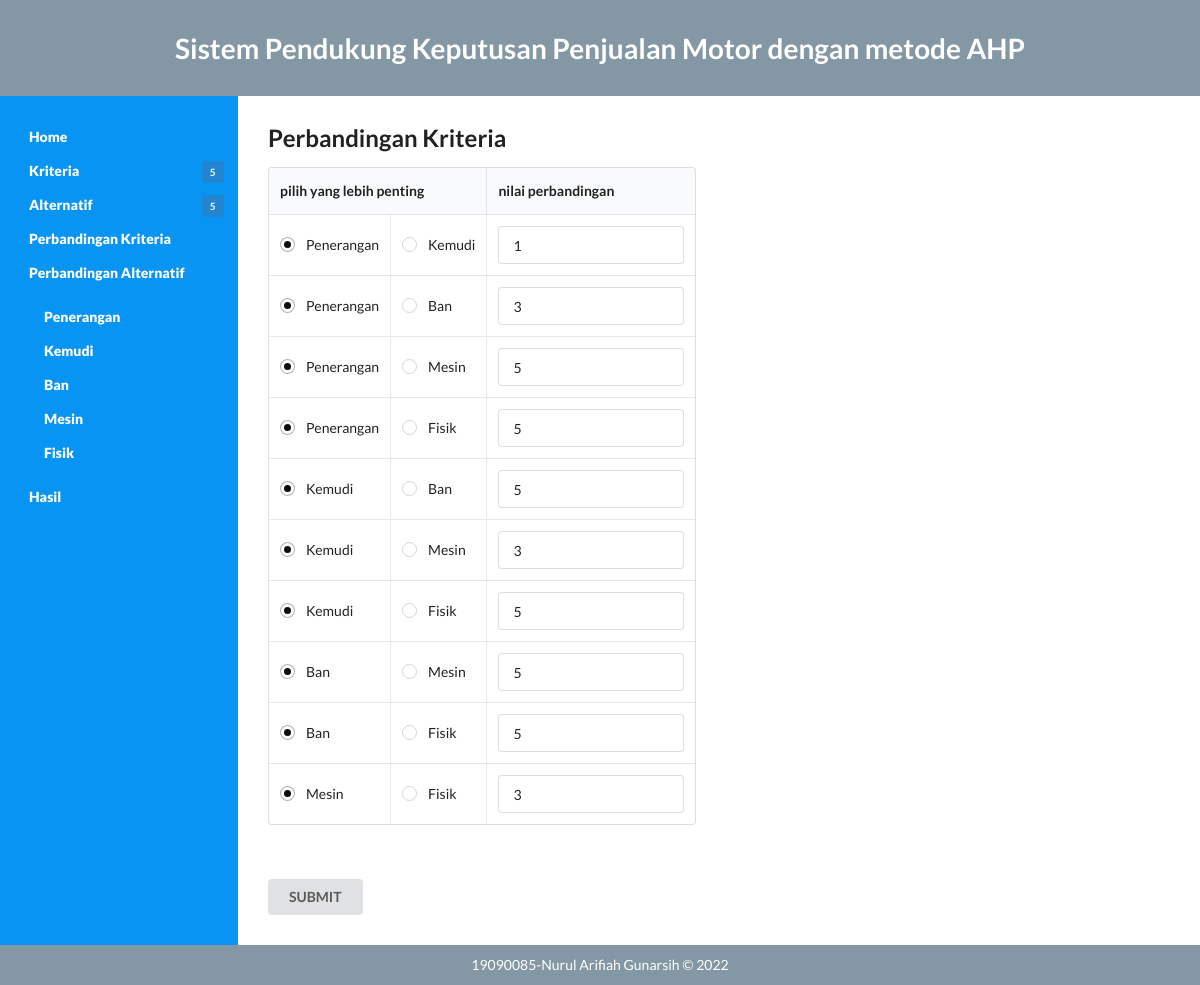
Page /bobot_kriteria.php on the committed database.
### tables this page shows
CREATE TABLE `perbandingan_kriteria` (
  `id` int(11) NOT NULL,
  `kriteria1` int(11) NOT NULL,
  `kriteria2` int(11) NOT NULL,
  `nilai` float NOT NULL
);

### config.php (called while the page is built, shortened)
<?php
	$database = 'ahp';
?>

### fungsi.php (the view, shortened to what this page needs)
<?php
function getKriteriaID($no_urut) {
	include('config.php');
	$query  = "SELECT id FROM kriteria ORDER BY id";
	$result = mysqli_query($koneksi, $query);
	while ($row = mysqli_fetch_array($result)) {
		$listID[] = $row['id'];
	}
	return $listID[($no_urut)];
}
function getKriteriaNama($no_urut) {
	include('config.php');
	$query  = "SELECT nama FROM kriteria ORDER BY id";
	$result = mysqli_query($koneksi, $query);
	while ($row = mysqli_fetch_array($result)) {
		$nama[] = $row['nama'];
	}
	return $nama[($no_urut)];
}
function getJumlahAlternatif() {
	include('config.php');
	$query  = "SELECT count(*) FROM alternatif";
	$result = mysqli_query($koneksi, $query);
	while ($row = mysqli_fetch_array($result)) {
		$jmlData = $row[0];
	}
	return $jmlData;
}
function getJumlahKriteria() {
	include('config.php');
	$query  = "SELECT count(*) FROM kriteria";
	$result = mysqli_query($koneksi, $query);
	while ($row = mysqli_fetch_array($result)) {
		$jmlData = $row[0];
	}
	return $jmlData;
}
function getNilaiPerbandinganKriteria($kriteria1,$kriteria2) {
	include('config.php');
	$id_kriteria1 = getKriteriaID($kriteria1);
	$id_kriteria2 = getKriteriaID($kriteria2);
	$query  = "SELECT nilai FROM perbandingan_kriteria WHERE kriteria1 = $id_kriteria1 AND kriteria2 = $id_kriteria2";
	$result = mysqli_query($koneksi, $query);
	if (mysqli_num_rows($result)==0) {
		$nilai = 1;
	} else {
		while ($row = mysqli_fetch_array($result)) {
			$nilai = $row['nilai'];
		}
	}
	return $nilai;
}
function showTabelPerbandingan($jenis,$kriteria) {
	include('config.php');
	if ($kriteria == 'kriteria') {
		$n = getJumlahKriteria();
	} else {
		$n = getJumlahAlternatif();
	}
	$query = "SELECT nama FROM $kriteria ORDER BY id";
	$result	= mysqli_query($koneksi, $query);
	while ($row = mysqli_fetch_array($result)) {
		$pilihan[] = $row['nama'];
	}
	?>
	<form class="ui form" action="proses.php" method="post">
	<table class="ui celled selectable collapsing table">
		<thead>
			<tr>
				<th colspan="2">pilih yang lebih penting</th>
				<th>nilai perbandingan</th>
			</tr>
		</thead>
		<tbody>
	<?php
	$urut = 0;
	for ($x=0; $x <= ($n - 2); $x++) {
		for ($y=($x+1); $y <= ($n - 1) ; $y++) {
			$urut++;
	?>
			<tr>
				<td>
					<div class="field">
						<div class="ui radio checkbox">
							<label><?php echo $pilihan[$x]; ?></label>
						</div>
					</div>
				</td>
				<td>
					<div class="field">
						<div class="ui radio checkbox">
							<label><?php echo $pilihan[$y]; ?></label>
						</div>
					</div>
				</td>
				<td>
					<div class="field">
	<?php
	if ($kriteria == 'kriteria') {
		$nilai = getNilaiPerbandinganKriteria($x,$y);
	} else {
		$nilai = getNilaiPerbandinganAlternatif($x,$y,($jenis-1));
	}
	?>
						<input type="text" name="bobot<?php echo $urut?>" value="<?php echo $nilai?>" required>
					</div>
				</td>
			</tr>
			<?php
		}
	}
	?>
		</tbody>
	</table>
	<br><br><input class="ui submit button" type="submit" name="submit" value="SUBMIT">
	</form>
	<?php
}
?>

### css/style.css (style rules this page uses)
html { display: -webkit-box;display: -ms-flexbox;display: flex; -webkit-box-orient: vertical; -webkit-box-direction: normal; -ms-flex-direction: column; flex-direction: column; }
body { display: -webkit-box; display: -ms-flexbox; display: flex; -webkit-box-orient: vertical; -webkit-box-direction: normal; -ms-flex-direction: column; flex-direction: column; min-height: 100vh; }
body { margin: 0; background: #fff; }

### rows in the picture
perbandingan_kriteria: nilai "1"
perbandingan_kriteria: nilai "3"
perbandingan_kriteria: nilai "5"
perbandingan_kriteria: nilai "5"
perbandingan_kriteria: nilai "5"
perbandingan_kriteria: nilai "3"
perbandingan_kriteria: nilai "5"
perbandingan_kriteria: nilai "5"
perbandingan_kriteria: nilai "5"
perbandingan_kriteria: nilai "3"

### other values in the picture
getJumlahKriteria() "5"
getJumlahAlternatif() "5"
getKriteriaNama($i) "Penerangan"
getKriteriaNama($i) "Kemudi"
getKriteriaNama($i) "Ban"
getKriteriaNama($i) "Mesin"
getKriteriaNama($i) "Fisik"
$pilihan[$x] "Penerangan"
$pilihan[$y] "Kemudi"
$pilihan[$y] "Ban"
$pilihan[$y] "Mesin"
$pilihan[$y] "Fisik"
$pilihan[$x] "Kemudi"
$pilihan[$x] "Ban"
$pilihan[$x] "Mesin"
